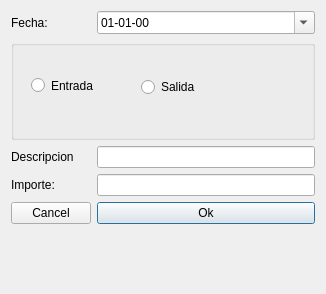
<?xml version="1.0" encoding="UTF-8"?>
<ui version="4.0">
 <class>Dialog</class>
 <widget class="QDialog" name="Dialog">
  <property name="geometry">
   <rect>
    <x>0</x>
    <y>0</y>
    <width>326</width>
    <height>294</height>
   </rect>
  </property>
  <property name="windowTitle">
   <string>Dialog</string>
  </property>
  <layout class="QFormLayout" name="formLayout">
   <item row="0" column="0">
    <widget class="QLabel" name="label">
     <property name="text">
      <string>Fecha:</string>
     </property>
    </widget>
   </item>
   <item row="0" column="1">
    <widget class="QDateEdit" name="fechaDateEdit">
     <property name="displayFormat">
      <string>dd-MM-yy</string>
     </property>
     <property name="calendarPopup">
      <bool>true</bool>
     </property>
    </widget>
   </item>
   <item row="2" column="0">
    <widget class="QLabel" name="label_2">
     <property name="text">
      <string>Descripcion</string>
     </property>
    </widget>
   </item>
   <item row="2" column="1">
    <widget class="QLineEdit" name="conceptoLineEdit">
     <property name="alignment">
      <set>Qt::AlignLeading|Qt::AlignLeft|Qt::AlignVCenter</set>
     </property>
    </widget>
   </item>
   <item row="3" column="0">
    <widget class="QLabel" name="label_3">
     <property name="text">
      <string>Importe:</string>
     </property>
    </widget>
   </item>
   <item row="3" column="1">
    <widget class="QLineEdit" name="importeLineEdit">
     <property name="alignment">
      <set>Qt::AlignRight|Qt::AlignTrailing|Qt::AlignVCenter</set>
     </property>
    </widget>
   </item>
   <item row="4" column="0">
    <widget class="QPushButton" name="cancelPushButton">
     <property name="text">
      <string>Cancel</string>
     </property>
    </widget>
   </item>
   <item row="4" column="1">
    <widget class="QPushButton" name="okPushButton">
     <property name="text">
      <string>Ok</string>
     </property>
     <property name="default">
      <bool>true</bool>
     </property>
    </widget>
   </item>
   <item row="1" column="0" colspan="2">
    <widget class="QGroupBox" name="groupBox">
     <property name="minimumSize">
      <size>
       <width>0</width>
       <height>100</height>
      </size>
     </property>
     <property name="title">
      <string/>
     </property>
     <widget class="QRadioButton" name="entradaRadioButton">
      <property name="geometry">
       <rect>
        <x>20</x>
        <y>10</y>
        <width>91</width>
        <height>71</height>
       </rect>
      </property>
      <property name="text">
       <string>Entrada</string>
      </property>
     </widget>
     <widget class="QRadioButton" name="salidaRadioButton">
      <property name="geometry">
       <rect>
        <x>130</x>
        <y>30</y>
        <width>120</width>
        <height>34</height>
       </rect>
      </property>
      <property name="text">
       <string>Salida</string>
      </property>
     </widget>
    </widget>
   </item>
  </layout>
 </widget>
 <resources/>
 <connections/>
</ui>
